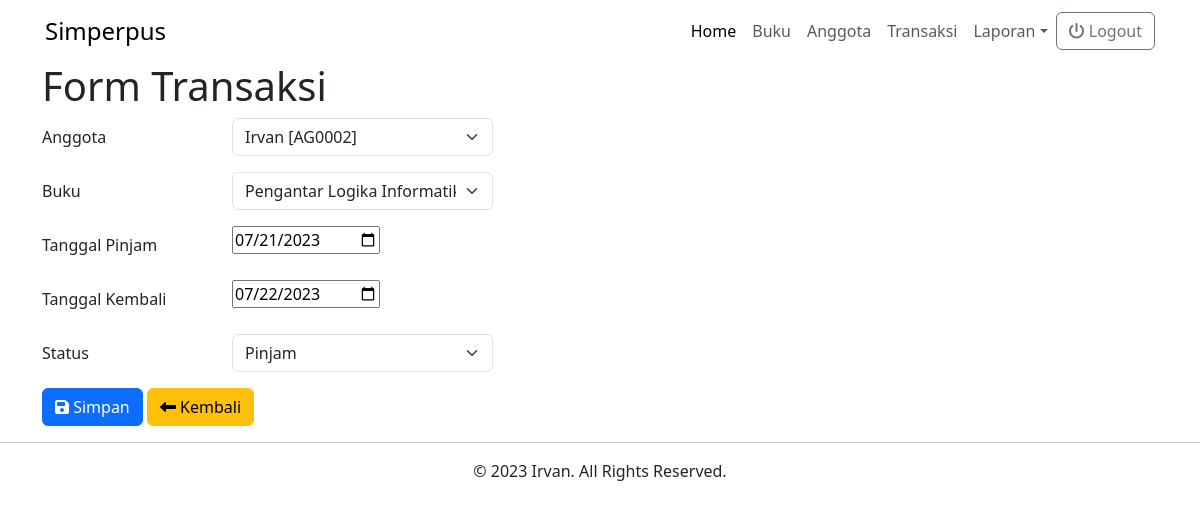
Screenshot of /transaksi-form.php?id=1 (signed in) with the database file from the repository.
### tables this page shows
CREATE TABLE `transaksi` (
  `id_transaksi` int NOT NULL,
  `anggota` int NOT NULL,
  `buku` int NOT NULL,
  `tanggal_pinjam` date NOT NULL,
  `status` enum('pinjam','kembali') NOT NULL,
  `tanggal_kembali` date NOT NULL
);

CREATE TABLE `anggota` (
  `id` int NOT NULL,
  `idanggota` varchar(10) DEFAULT NULL,
  `nama` varchar(30) DEFAULT NULL,
  `jeniskelamin` varchar(1) DEFAULT NULL,
  `alamat` varchar(40) DEFAULT NULL,
  `foto` varchar(100) DEFAULT NULL
);

CREATE TABLE `buku` (
  `id_buku` int NOT NULL,
  `judul_buku` varchar(100) DEFAULT NULL,
  `isbn` varchar(20) DEFAULT NULL,
  `pengarang` varchar(20) DEFAULT NULL,
  `penerbit` varchar(20) DEFAULT NULL,
  `tahun` year DEFAULT NULL
);

### transaksi-form.php (the view, shortened to what this page needs)
<!DOCTYPE html>
<html lang="en">
<head>
    <link href="https://cdn.jsdelivr.net/npm/bootstrap@5.3.0/dist/css/bootstrap.min.css" rel="stylesheet" />
    <link rel="stylesheet" href="https://cdnjs.cloudflare.com/ajax/libs/font-awesome/6.4.0/css/all.min.css" />
    <link rel="stylesheet" href="./src/style/style.css" />
</head>
<body>
    <?php
    include_once 'navbar.php';
    ?>
    <div class="container">
        <h1>Form Transaksi</h1>
        <?php
        include_once "koneksi.php";
        $query_anggota = "SELECT * FROM anggota";
        $result_anggota = mysqli_query($koneksi, $query_anggota);
        $query_buku = "SELECT * FROM buku";
        $result_buku = mysqli_query($koneksi, $query_buku);
        if (@$_GET['id']) {
            $id = $_GET['id'];
            $query = "SELECT * FROM transaksi WHERE id_transaksi = '$id'";
            $result = mysqli_query($koneksi, $query);
            $row = mysqli_fetch_assoc($result);
        }
        ?>
        <form action="transaksi_act.php" method="POST">
            <div class="row mb-3">
                <label for="buku" class="col-lg-2 col-form-label">Anggota</label>
                <div class="col-lg-3">
                    <select name="anggota" id="anggota" class="form-select">
                        <?php
                        foreach ($result_anggota as $key => $value) {
                        ?>
                            <option <?php echo (@$row['anggota'] == @$value['id']) ? 'selected' : ''; ?> value="<?= $value["id"] ?>"><?= $value['nama']; ?> [<?= $value["idanggota"]; ?>]</option>
                        <?php
                        }
                        ?>
                    </select>
                </div>
            </div>
            <div class="row mb-3">
                <label for="buku" class="col-lg-2 col-form-label">Buku</label>
                <div class="col-lg-3">
                    <select name="buku" id="buku" class="form-select">
                        <?php
                        foreach ($result_buku as $key => $value) {
                        ?>
                            <option <?php echo (@$row['buku'] == @$value['id_buku']) ? 'selected' : ''; ?> value="<?= $value["id_buku"] ?>"><?= $value['judul_buku']; ?> [<?= $value["isbn"]; ?>]</option>
                        <?php
                        }
                        ?>
                    </select>
                </div>
            </div>
            <div class="row mb-3">
                <label for="buku" class="col-lg-2 col-form-label">Tanggal Pinjam</label>
                <div class="col-lg-3">
                    <input type="date" name="tanggal_pinjam" id="tanggal_pinjam" value="<?= @$row["tanggal_pinjam"] ?>">
                </div>
            </div>
            <div class="row mb-3">
                <label for="buku" class="col-lg-2 col-form-label">Tanggal Kembali</label>
                <div class="col-lg-3">
                    <input type="date" name="tanggal_kembali" id="tanggal_kembali" value="<?= @$row["tanggal_kembali"] ?>">
                </div>
            </div>
            <?php
            if (@$_GET['id']) {
            ?>
                <div class="row mb-3">
                    <label for="buku" class="col-lg-2 col-form-label">Status</label>
                    <div class="col-lg-3">
                        <select name="status" id="status" class="form-select">
                            <option <?php echo (@$row['status'] == 'Pinjam') ? 'selected' : ''; ?> value="Pinjam">Pinjam</option>
                        </select>
                    </div>
                </div>
            <?php
            }
            ?>
            <div class="row mb-3">
                <div class="col-4">
                    <button class="btn btn-primary"><i class="fa-solid fa-floppy-disk"></i> Simpan</button>
                    <a href="transaksi-read.php" class="btn btn-warning"><i class="fa-solid fa-left-long"></i> Kembali</a>
                </div>
            </div>
        </form>
    </div>
    <?php
    include_once 'footer.php';
    ?>
</body>

### rows the page displays
transaksi: anggota "Irvan [AG0002]", buku "Pengantar Logika Informatika. ALgoritma dan Pemrograman Komputer [97976300408]", tanggal_pinjam "07/21/2023", tanggal_kembali "07/22/2023"
